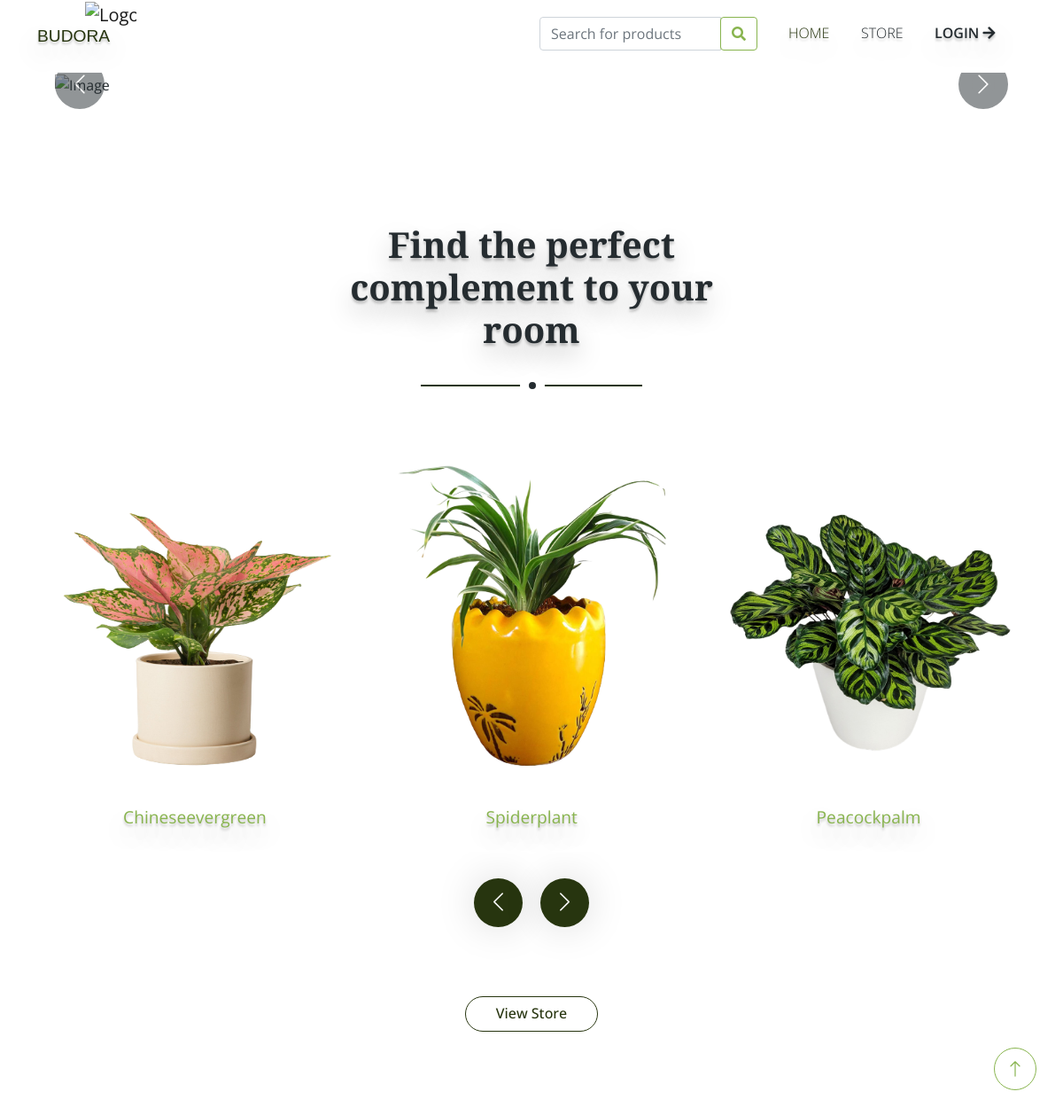
The page / on the database its author committed.
### user/models.py (models this page shows, shortened)
class ProductSummary(models.Model):
    APPROVED = 'approved'
    PENDING = 'pending'
    STOCK_APPROVAL_CHOICES = [
        (APPROVED, 'Approved'),
        (PENDING, 'Pending'),
    ]
    product_name = models.CharField(max_length=100, unique=True)
    product_sci_name = models.CharField(max_length=100, blank=True, null=True)
    total_stock = models.IntegerField(default=0, null=True, blank=True)
    product_image = models.ImageField(upload_to='product_images/', blank=True, null=True)
    product_description = models.TextField(blank=True, null=True)
    category = models.ForeignKey(Category, on_delete=models.SET_NULL, blank=True, null=True, related_name='product_summaries')
    light_requirements = models.CharField(max_length=100, blank=True, null=True)
    water_requirements = models.CharField(max_length=100, blank=True, null=True)
    humidity_requirements = models.CharField(max_length=100, blank=True, null=True)
    soil_type = models.CharField(max_length=100, blank=True, null=True)
    toxicity_information = models.TextField( blank=True, null=True)
    maintenance_instructions = models.TextField(blank=True, null=True)
    product = models.ForeignKey(Product, on_delete=models.CASCADE, blank=True, null=True,related_name='product_summary')
    stock_is_approved = models.CharField(
        max_length=20,
        choices=STOCK_APPROVAL_CHOICES,
        default=PENDING,
    )

### user/views.py (the view)
# urls.py: path('', views.index, name='index'),
def index(request):
    product_summaries = ProductSummary.objects.all()
    list1=[]
    for summary in product_summaries:
        if request.user.is_authenticated:
            in_wishlist = is_in_wishlist(request,summary)
        else:
            in_wishlist=False
        book_data = {
            'product_summaries': summary,
            'in_wishlist': in_wishlist,
        }
        list1.append(book_data)
    return render(request, 'index.html',{'product_summaries':list1})

### templates/index.html (shortened to what this page needs)
{% load static %}
<!DOCTYPE html>
<html lang="en">
<head>
    <link href="https://cdnjs.cloudflare.com/ajax/libs/font-awesome/5.10.0/css/all.min.css" rel="stylesheet">
    <link href="https://cdn.jsdelivr.net/npm/bootstrap-icons@1.4.1/font/bootstrap-icons.css" rel="stylesheet">
    <link href="{% static 'lib/animate/animate.min.css' %}" rel="stylesheet">
    <link href="{% static 'lib/owlcarousel/assets/owl.carousel.min.css' %}" rel="stylesheet">
    <link href="{% static 'css/bootstrap.min.css' %}" rel="stylesheet">
    <link href="{% static 'css/style.css' %}" rel="stylesheet">
</head>
<body>
    <div class="container-fluid bg-white sticky-top">
        <div class="container">
            <nav class="navbar navbar-expand-lg bg-white navbar-light py-2 py-lg-0">
                <a href="index.html" class="navbar-brand animated rubberBand" id="budoralogo" >
                    <img class="img-fluid" src="{% static 'images/8.png' %}" alt="Logo">
                    <a id="logoname" class="animated rubberBand" href="#" style="margin-top:0px;">BUDORA </a>
                </a>
                <div class="collapse navbar-collapse" id="navbarCollapse">
                    <div class="navbar-nav ms-auto" style="text-decoration: none;
                    text-shadow: rgba(1, 1, 1, 0.25) 0px 14px 28px, rgba(1, 1, 1, 0.22) 0px 3px 3px;">
                    <form class="nav-item nav-link text animated zoomIn" style="font-weight: lighter;margin-top:-6px;" id="search-form">
                        <div class="input-group">
                            <input type="text" class="form-control" id="search-input" placeholder="Search for products">
                            <div class="input-group-append">
                                <button class="btn btn-outline-primary" type="button" data-toggle="dropdown" aria-haspopup="true" aria-expanded="false">
                                    <i class="fas fa-search"></i>
                                </button>
                            </div>
                        </div>
                    </form>
                        <a href="{% url 'index' %}" class="nav-item nav-link active text animated zoomIn" style="font-weight: lighter;">Home</a>
                        <a href="{% url 'store' %}" class="nav-item nav-link text animated zoomIn" style="font-weight: lighter;" id="store">Store</a>
                        {% if user.is_authenticated %}
                        <a href="{% url 'cart' %}" class="nav-item nav-link text animated zoomIn" style="font-weight: lighter;"><i class="fas fa-shopping-cart"></i></a>
                        <a href="{% url 'wishlist' %}" class="nav-item nav-link text animated zoomIn" style="font-weight: lighter;"><i class="fa fa-heart"></i></a>
                        <div class="nav-item dropdown" id="logz">
                            {% if user.userprofile.profile_pic %}
					        <img src="{{ user.userprofile.profile_pic.url }}" alt=""  width="30" height="30" style=" box-shadow: rgba(50, 50, 93, 0.25) 0px 6px 12px -2px, rgba(0, 0, 0, 0.3) 0px 3px 7px -3px; margin-top:20px;" class="rounded-circle animated zoomIn" >
                            <p class="text animated zoomIn" style=" margin-left : 45px; margin-top : -28px;color: #27350F;">  {{ user.userprofile.name }}</p>
					        {% else %}
                            <a href="#" class="nav-link dropdown-toggle text animated zoomIn" data-bs-toggle="dropdown" role="button" aria-haspopup="true" aria-expanded="false"><i class="fa fa-user-circle"></i></a>
                            <p class="text animated zoomIn" style=" margin-left : 45px; margin-top : -28px;color: #27350F;">  {{ user.userprofile.name }}</p>
					        {% endif %}
                            <div class="dropdown-menu bg-light rounded-0 m-0">
                                <a href="{% url 'profile' %}" class="dropdown-item">Profile</a>
                                <a href="{% url 'orders' %}" class="dropdown-item">Orders</a>
                                <a href="#" class="dropdown-item" onclick="confirmLogout();" id="logoutt" >Logout <i class="fa fa-arrow-right"></i></a>
                            </div>
                        </div>
                        {% else %}
                        <a  class="nav-item nav-link text animated zoomIn" href="{% url 'loginu' %}">Login <i class="fa fa-arrow-right"></i></a>
                        {% endif %}
                    </div>
                </div>
            </nav>
        </div>
    </div>
    <div class="container-fluid px-0 mb-5" >
        <div id="header-carousel" class="carousel slide carousel-fade" data-bs-ride="carousel" >
            <div class="carousel-inner">
                <div class="carousel-item active">
                    <div class="carousel-caption">
                        <div class="container">
                            <div>
                                <div class="col-lg-6 text" >
                                    <p class="text animated zoomIn" id="carouselcontent" style="text-align: left; align-items: end; line-height: 1.1; color: rgba(0, 0, 0, 0.863);  font-weight: 1000; " >Grow your own <strong style="color: #27350F;">Favorite</strong> plant</p>
                                </div>
                            </div>
                        </div>
                    </div>
                </div>
            </div>
            <button class="carousel-control-prev" type="button" data-bs-target="#header-carousel"
                data-bs-slide="prev">
                <span class="carousel-control-prev-icon" aria-hidden="true"></span>
            </button>
            <button class="carousel-control-next" type="button" data-bs-target="#header-carousel"
                data-bs-slide="next">
                <span class="carousel-control-next-icon" aria-hidden="true"></span>
            </button>
        </div>
    </div>
     <div class="container-fluid product py-5 my-5" id="products">
        <div class="container py-5">
            <div class="section-title text-center mx-auto wow fadeInUp" data-wow-delay="0.1s" style="max-width: 500px;">
                <h1 class="display-9" style="text-shadow: rgba(1, 1, 1, 0.25) 0px 14px 28px, rgba(1, 1, 1, 0.22) 0px 3px 3px;">Find the perfect complement to your room</h1>
            </div>
            <div class="owl-carousel product-carousel wow fadeInUp" data-wow-delay="0.5s">
                {% for product_summary in product_summaries %}
                {% if product_summary.product_summaries.total_stock > 0 and product_summary.product_summaries.stock_is_approved == 'approved'%}
                <div href="" class="d-block product-item rounded">
                    {% if product_summary.product_summaries.product_image %}
                    <img src="{{ product_summary.product_summaries.product_image.url }}" alt="{{ product_summary.product_summaries.product_name }}" style="height: 400px;">
                    {% else %}
                    <img src="{% static 'images/noim2.png' %}" alt="No Image" style="height: 400px;">
                    {% endif %}
                    <div class="bg-white text-center p-4 position-relative mt-n6 mx-4" >
                        <a style="text-shadow: rgba(1, 1, 1, 0.25) 0px 14px 28px, rgba(1, 1, 1, 0.22) 0px 3px 3px; font-size:larger;" href="{% url 'product_single' product_summary.product_summaries.id %}" class="text-primary">{{ product_summary.product_summaries.product_name }}</a>
                    </div>
                </div>
                {% endif %}
                {% endfor %}
            </div>
        </div>
        <div class="col-12 text-center wow fadeInUp" data-wow-delay="0.05s" >
            <a href="{% url 'store' %}" id="homebtn" class="btn btn-light rounded-pill animated zoomIn">View Store</a>
        </div>
    </div>
    <a href="#" class="btn btn-lg btn-primary btn-lg-square rounded-circle back-to-top"><i class="bi bi-arrow-up"></i></a>
</body>
</html>

### static/css/style.css (style rules this page uses)
:root { --primary: #27350F; --secondary: #FB9F38; --light: #F5F8F2; --dark: #252C30; }
.back-to-top { position: fixed; display: none; right: 30px; bottom: 30px; z-index: 99; }
.btn { transition: .5s; font-weight: 500; }
.btn-primary, .btn-outline-primary:hover { background-color: white; color: #88B44E; }
.btn-lg-square { width: 48px; height: 48px; }
.btn-square, .btn-sm-square, .btn-lg-square { padding: 0; display: flex; align-items: center; justify-content: center; font-weight: normal; }
.sticky-top { top: -150px; transition: .5s; }
.navbar .navbar-brand { position: absolute; padding: 0; width: 170px; height: 135px; top: 0; left: 0; }
.navbar .navbar-nav .nav-link { margin-right: 35px; padding: 25px 0; color: var(--dark); font-weight: 600; text-transform: uppercase; outline: none; }
.navbar .navbar-nav .nav-link:hover, .navbar .navbar-nav .nav-link.active { color: var(--primary); }
#budoralogo { margin-left: 4.8%; height: 10px; width: 58px; }
#logoname { font-family: sans-serif; color:#27350F; text-decoration: none; text-shadow: rgba(1, 1, 1, 0.25) 0px 14px 28px, rgba(1, 1, 1, 0.22) 0px 3px 3px; font-size: larger; }
#homebtn { border-radius: 100px; color: #27350F; background-color: white; margin-top: 30px; margin-left: 0px; border-width: 1px; border-style: groove; border-color: #27350F; fill: #27350F; transition: 0.5s; width: 150px; height: 40px; }
.carousel-caption { top: 0; left: 0; right: 0; bottom: 0; display: flex; justify-content: right; align-items:start; z-index: 1; }
.carousel-control-prev, .carousel-control-next { width: 15%; }
.carousel-control-prev-icon, .carousel-control-next-icon { width: 3.5rem; height: 3.5rem; border-radius: 3.5rem; background-color: var(--dark); border: 15px solid var(--dark); }
#carouselcontent { font-size: 70px; }
.product { background-size: auto; }
.section-title { position: relative; margin-bottom: 3rem; padding-bottom: 2rem; }
.section-title::before { position: absolute; content: ""; width: 50%; height: 2px; bottom: 0; left: 0; background: var(--primary); }
.section-title::after { position: absolute; content: ""; width: 28px; height: 28px; bottom: -13px; left: calc(25% - 13px); background: var(--dark); border: 10px solid #FFFFFF; border-radius: 28px; }
.section-title.text-center::before { left: 25%; }
.section-title.text-center::after { left: calc(50% - 13px); }

### rows shown on the page
ProductSummary: product_summaries.product_image (picture), product_summaries.product_name "Spiderplant"
ProductSummary: product_summaries.product_image (picture), product_summaries.product_name "Peacockpalm"
ProductSummary: product_summaries.product_image (picture), product_summaries.product_name "Chineseevergreen"
